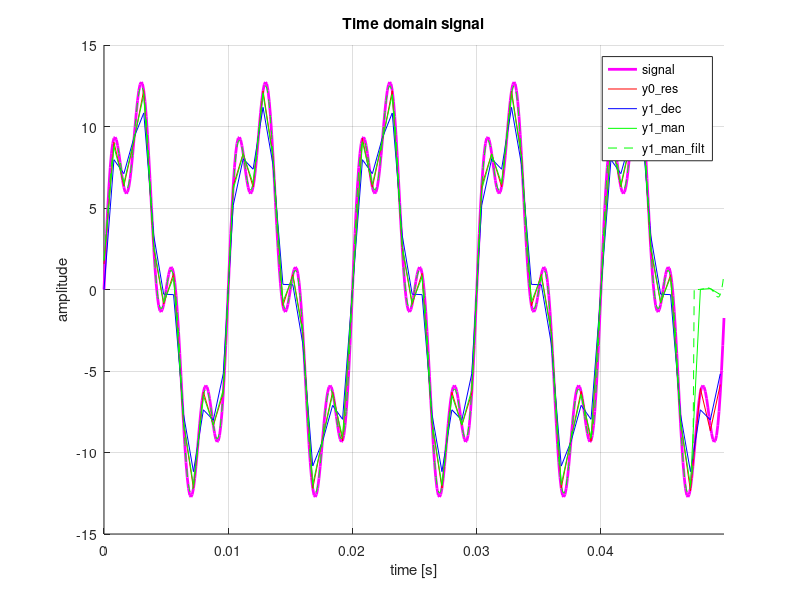

The MATLAB script that drew this image: (Note: this script raises an error after producing the figure.)
%-------------------------------------------------------------------------
% File        : decimation_test.m
% Author      : Michael Wurm <wurm.michael95@gmail.com>
% Description : Testing different ways for downsampling/decimation.
%-------------------------------------------------------------------------

%% Prepare environment
clear; close all; clc;

addpath(genpath('../helpers/auto-arrange-figs/'));

%=========================================================================
%% Settings

n_sec  = 0.05;
osr    = 8;
fs_src = 10000;

%=========================================================================
%% Signal

tn = (0:1:n_sec*fs_src-1)';

sig1 = 10 * sin(2*pi*100/fs_src*tn);
sig2 =  1 * sin(2*pi*200/fs_src*tn);
sig3 =  4 * sin(2*pi*400/fs_src*tn);

signal = sig1 + sig2 + sig3;

%=========================================================================
%% Common

fs_tgt = fs_src/osr;
tn_tgt = (0:1:round(n_sec*fs_tgt)-1)';

%=========================================================================
%% 0: Using MATLAB resample()

y0_res = resample(signal, 1, osr);


%=========================================================================
%% 1: Using MATLAB decimate()

y1_dec = decimate(signal, osr, 'fir');


%=========================================================================
%% 2: Manual, using filter and pick every nth sample.

% Low-pass filter
Nfilt = 50;
filter_dec = fir1(Nfilt, 1/osr);
y2_man_filt = filter(filter_dec,1, signal);

% Compensate for group delay (for test purpose only)
y2_man_filt = circshift(y2_man_filt, -Nfilt/2);

% Downsample (take every nth sample)
y2_man = y2_man_filt(1:osr:end);

%=========================================================================
%% Analysis

skip_end = 10;

fprintf("norm resample-decimate : %.3f\n", norm(y0_res(1:end-skip_end) - y1_dec(1:end-skip_end)));
fprintf("norm own-resample      : %.3f\n", norm(y0_res(1:end-skip_end) - y2_man(1:end-skip_end)));
fprintf("norm own-decimate      : %.3f\n", norm(y1_dec(1:end-skip_end) - y2_man(1:end-skip_end)));

fig_title = 'Time domain signal';
fig_time = figure('Name', fig_title);
grid on; hold on;
title(fig_title);
plot(tn/fs_src,     signal,  'm', 'DisplayName', 'signal','LineWidth',2);
plot(tn_tgt/fs_tgt, y0_res,  'r', 'DisplayName', 'y0\_res');
plot(tn_tgt/fs_tgt, y1_dec,  'b', 'DisplayName', 'y1\_dec');
plot(tn_tgt/fs_tgt, y2_man,  'g', 'DisplayName', 'y1\_man');
plot(tn/fs_src, y2_man_filt, 'g--', 'DisplayName', 'y1\_man\_filt');
xlabel('time [s]');
ylabel('amplitude');
legend();
xlim([0 inf]);

%% Arrange all plots on the display
autoArrangeFigures(1,1,1);
